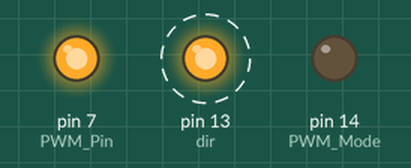
Simulated run of this sketch. Board: Arduino Uno, built with avr-gcc and run on an emulated ATmega328P. Shown: output pins drawn as LEDs (lit = HIGH). Dashed ring = blinking.

Above: at 0.5 s.
Timing chart, 0 to 3.0 s (numbered marks = the images above):
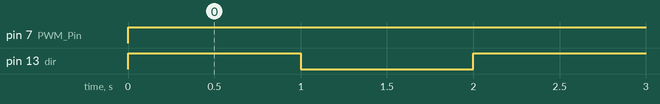

Measured:
- by itself, pin 7 (PWM_Pin): LOW → HIGH at 0.00 s
- by itself, pin 13 (dir): alternates HIGH for 1.0 s and LOW for 1.0 s

The sketch:

Repel_Attract_Test.ino
```cpp
int PWM_Mode = 14;
int dir = 13;
int PWM_Pin = 7;


void setup() {
  // put your setup code here, to run once:

  pinMode(PWM_Mode, OUTPUT);
  pinMode(dir, OUTPUT);
  pinMode(PWM_Pin, OUTPUT);


}

void loop() {
  // put your main code here, to run repeatedly:

   analogWrite(PWM_Pin, 255);

  for(;;)
  {
    digitalWrite(dir, HIGH);
    delay(1000);
    Serial.println(dir);
    digitalWrite(dir, LOW);
    delay(1000);
  }

}
```
